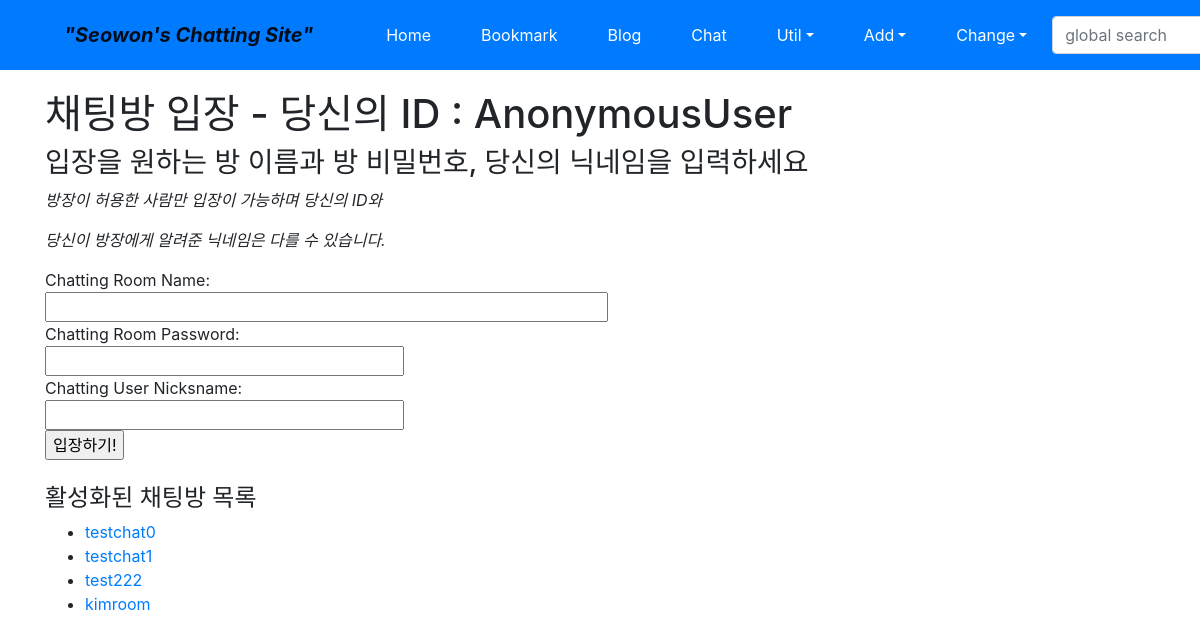
/chat/, run on an earlier commit of the app's database.
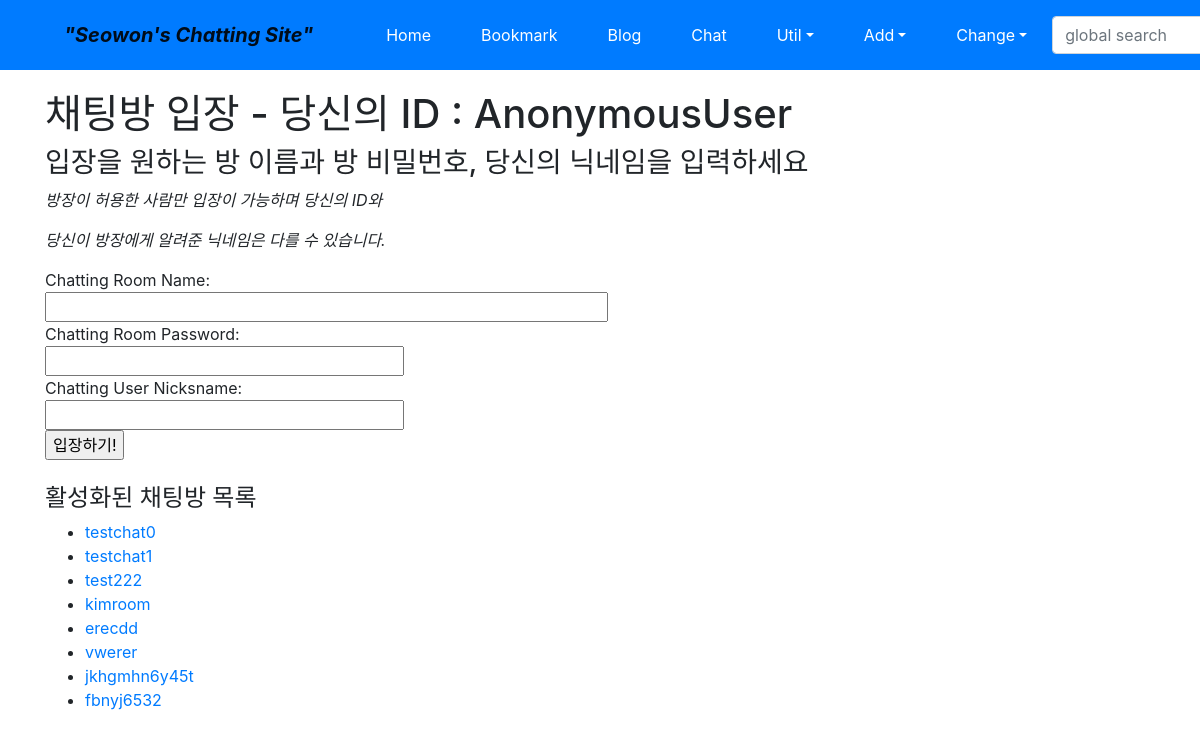
And on a later commit of the database.
### chat/models.py (models this page shows, shortened)
class Chatting(models.Model):
	title = models.CharField('TITLE', max_length=100, unique=True, blank=False, null=False)
	password = models.CharField('PASSWORD', max_length=15 ,unique=False, null=False, blank=False)
	member = models.CharField('MEMBER', max_length=1000, unique=False, null = True, blank = True)
	owner = models.ForeignKey(User, on_delete=models.CASCADE, blank=True, null=True)
	def __str__(self):
		return str(self.title)

### chat/views.py (the view)
# urls.py: path('', views.ChattingLV.as_view(), name = 'index'),
class ChattingLV(ListView, LoginRequiredMixin):
	model = Chatting
	template_name = 'chat/index.html'

### chat/templates/chat/index.html (shortened to what this page needs)
{% extends "base.html" %}
{% block content %}
<h1> 채팅방 입장 - 당신의 ID : {{user}}</h1>
<h3>입장을 원하는 방 이름과 방 비밀번호, 당신의 닉네임을 입력하세요</h3>
<p class="font-italic">방장이 허용한 사람만 입장이 가능하며 당신의 ID와</p>
<p class="font-italic">당신이 방장에게 알려준 닉네임은 다를 수 있습니다.</p>
    Chatting Room Name:<br>
    <input id="room-name-input" type="text" size="50" name="room-name"/><br>
    Chatting Room Password:<br>
    <input id="room-pass-input" type="text" size="30" name="room-pass"/><br>
    Chatting User Nicksname:<br>
    <input id="room-nick-input" type="text" size="30" name="room-nick"/><br>
    <input id="room-name-submit" type="button" value="입장하기!" size="40"><br>
<br><h4>활성화된 채팅방 목록</h4>
<ul>
	{% for chatting in object_list %}
		<li>
		<a href="">{{ chatting }}</a>
		</li>
	{% endfor %}
</ul>
{% endblock %}

What changed in the data, as far as the page shows it:
added Chatting: title "erecdd"
added Chatting: title "vwerer"
added Chatting: title "jkhgmhn6y45t"
added Chatting: title "fbnyj6532"
